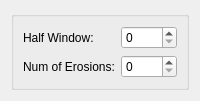
<?xml version="1.0" encoding="UTF-8"?>
<ui version="4.0">
 <class>Form</class>
 <widget class="QWidget" name="Form">
  <property name="windowTitle">
   <string>Form</string>
  </property>
  <layout class="QVBoxLayout" name="verticalLayout">
   <item>
    <widget class="QGroupBox" name="">
     <layout class="QFormLayout" name="formLayout_2">
      <item row="0" column="0">
       <widget class="QLabel" name="halfWindowLabel">
        <property name="text">
         <string>Half Window:</string>
        </property>
       </widget>
      </item>
      <item row="0" column="1">
       <widget class="QSpinBox" name="halfWindowSpinBox"/>
      </item>
      <item row="1" column="0">
       <widget class="QLabel" name="numOfErosionsLabel">
        <property name="text">
         <string>Num of Erosions:</string>
        </property>
       </widget>
      </item>
      <item row="1" column="1">
       <widget class="QSpinBox" name="numOfErosionsSpinBox"/>
      </item>
     </layout>
    </widget>
   </item>
  </layout>
 </widget>
 <resources/>
 <connections/>
</ui>
